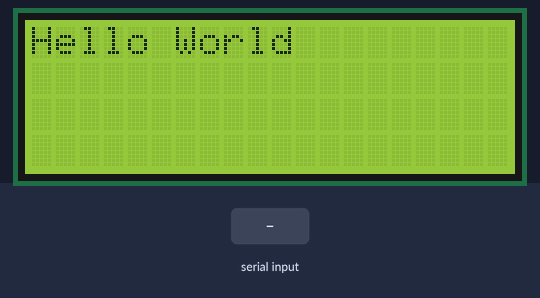
Bench run of a sketch on a simulated Arduino Uno, built with avr-gcc and run on an emulated ATmega328P. On the bench: 20×4 character LCD. The test bench sets the inputs (shaded band).

Above: at 0.1 s.
3.3 s: "1" received over Serial
At 4.1 s:
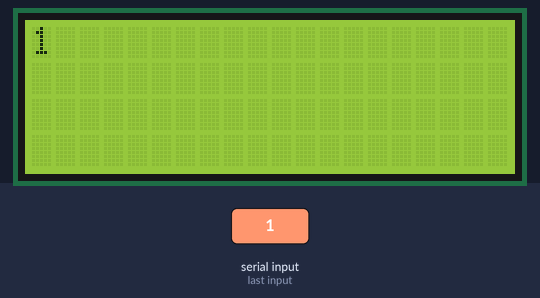
4.8 s: "0" received over Serial
At 5.2 s:
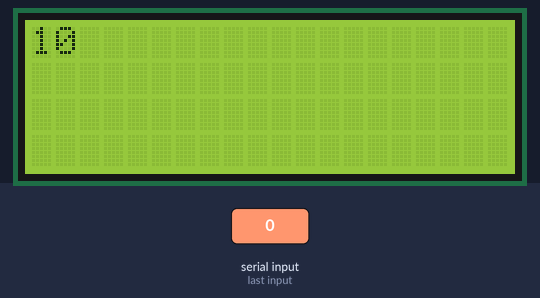
6.3 s: "2" received over Serial
Timing chart, 0 to 9.3 s (numbered marks = the images above; inputs shaded):
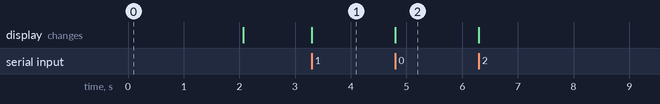

The sketch:

lcd_bluetooth.ino
```cpp
#include <LiquidCrystal.h> //Include the library that enables you to use the LCD

LiquidCrystal lcd(A0,A1,A2,A3, A4, A5);//Declare that your LCD is connected to pins 2,3,4,5,6 & 7 on your Arduino

void setup() {
lcd.begin(20,4);//16 by 2 are the dimensions of the LCD (in number of characters)
Serial.begin(9600);//launch the process of receiving serial data (via bluetooth) at 9600 bits/s
lcd.setCursor(0,0);
lcd.print("Hello World");
delay(2000);
lcd.clear();
}

void loop() {
if(Serial.available()){
lcd.write(Serial.read());//these two lines mean that if there is data coming from the BT module, the Arduino prints it on the LCD.
}
}
```

Measured:
- after the input at 3.3 s, the display: changes at once (image 1)
- after the input at 4.8 s, the display: changes at once (image 2)
